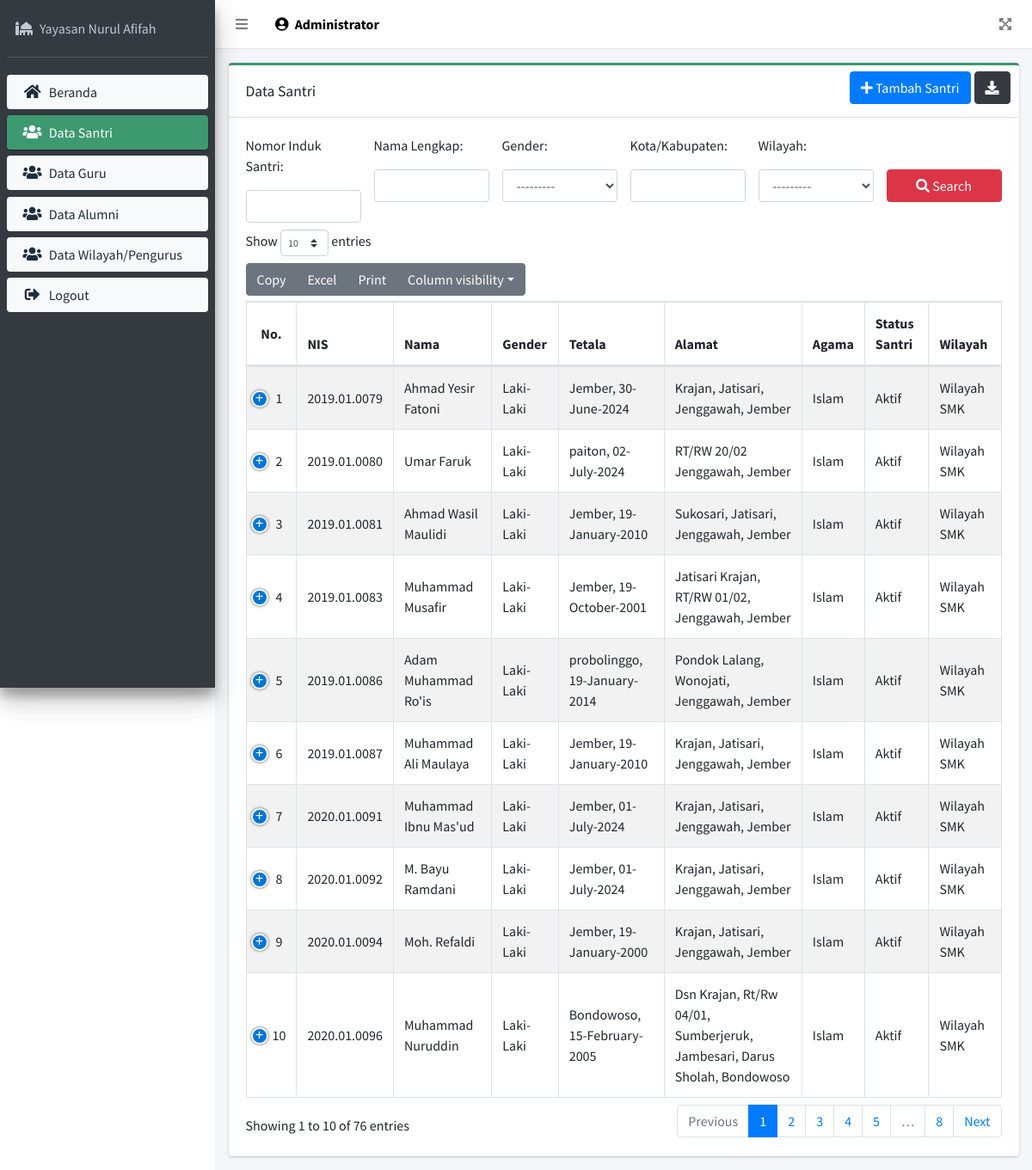
The app's page /data_santri (signed in) with its own data.
### book/models.py (models this page shows, shortened)
class Register(models.Model):
    JENIS_KELAMIN=(
        ('Laki-Laki', 'Laki-Laki'),
        ('Perempuan', 'Perempuan'),
    )
    STATUS_SANTRI=(
        ('Aktif', 'Aktif'),
        ('Lulus', 'Lulus'),
    )
    nis = models.CharField(max_length=200, blank=True, null=True)
    nama_lengkap = models.CharField(max_length=300, blank=True, null=True)
    nama_panggilan = models.CharField(max_length=50, blank=True, null=True)
    gender_santri = models.CharField(max_length=200, blank=True, null=True, choices=JENIS_KELAMIN)
    nik = models.CharField(max_length=250, blank=True, null=True)
    tempat_kelahiran = models.CharField(max_length=100, blank=True, null=True)
    tgl_lahir = models.DateField(auto_now=False, auto_now_add=False, blank=True, null=True)
    alamat = models.CharField(max_length=350, blank=True, null=True)
    agama = models.ForeignKey("Agama", null=True, on_delete=models.SET_NULL)
    anak_ke = models.IntegerField(blank=True, null=True)
    saudara_kandung = models.IntegerField(blank=True, null=True)
    saudara_tiri = models.IntegerField(blank=True, null=True)
    saudara_angkat = models.IntegerField(blank=True, null=True)
    status_anak = models.ForeignKey("Status_Anak", null=True, on_delete=models.SET_NULL)
    bahasa = models.ForeignKey("Bahasa", blank=True, null=True, on_delete=models.SET_NULL)
    tinggi_badan = models.IntegerField(null=True, blank=True)
    berat_badan = models.IntegerField(null=True, blank=True)
    golongan_darah = models.CharField(max_length=50, blank=True, null=True)
    status_santri = models.CharField(max_length=200, blank=True, null=True, choices=STATUS_SANTRI)
    tgl_berhenti = models.DateField(auto_now=False, auto_now_add=False, blank=True, null=True)
    telp = models.CharField(max_length=200, blank=True, null=True)
    wilayah = models.ForeignKey("Wilayah", null=True, on_delete=models.SET_NULL)
    PINDAH_PONDOK=(
        ('Lulus', 'Lulus'),
        ('Mutasi', 'Mutasi'),
    )
    asal_sekolah = models.CharField(max_length=250, blank=True, null=True)
    alamat_sekolah = models.CharField(max_length=250, blank=True, null=True)
    keterangan_sekolah = models.CharField(max_length=50, null=True, blank=True, choices=PINDAH_PONDOK)
    tanggal_mondok = models.DateField(auto_now=False, auto_now_add=False, blank=True, null=True)
    kelas = models.ForeignKey("Kelas", null=True, on_delete=models.SET_NULL)
    masuk_lembaga = models.CharField(max_length=250, blank=True, null=True)
    alamat_lembaga = models.CharField(max_length=250, blank=True, null=True)
    PENDIDIKAN=(
        ('Tidak Sekolah', 'Tidak Sekolah'),
        ('Putus SD', 'Putus SD'),
        ('SD Sederajat', 'SD Sederajat'),
        ('SMP Sederajat', 'SMP Sederajat'),
        ('SMA Sederajat', 'SMA Sederajat'),
        ('Sarjana', 'Sarjana'),
    )
    PENGHASILAN=(
        ('Kurang dari Rp. 1.000.000', 'Kurang dari Rp. 1.000.000'),
        ('Rp. 1.000.000 - Rp. 2.000.000', 'Rp. 1.000.000 - Rp. 2.000.000'),
        ('Lebih dari Rp. 2.000.000', 'Lebih dari Rp. 2.000.000'),
    )
    RIWAYAT=(
        ('Masih Hidup', 'Masih Hidup'),
        ('Meninggal Dunia', 'Meninggal Dunia'),
    )
    ayah = models.CharField(max_length=250, blank=True, null=True)
    tempat_kelahiran_ayah = models.CharField(max_length=100, blank=True, null=True)
    tgl_lahir_ayah = models.DateField(auto_now=False, auto_now_add=False, blank=True, null=True)
    pekerjaan_ayah = models.CharField(max_length=250, blank=True, null=True)
    pendidikan_ayah = models.CharField(max_length=200, blank=True, null=True, choices=PENDIDIKAN)
    penghasilan_ayah = models.CharField(max_length=200, blank=True, null=True, choices=PENGHASILAN)
    riwayat_ayah = models.CharField(max_length=200, blank=True, null=True, choices=RIWAYAT)
    ibu = models.CharField(max_length=250, blank=True, null=True)
    tempat_kelahiran_ibu = models.CharField(max_length=100, blank=True, null=True)
    tgl_lahir_ibu = models.DateField(auto_now=False, auto_now_add=False, blank=True, null=True)
    pekerjaan_ibu = models.CharField(max_length=250, blank=True, null=True)
    pendidikan_ibu = models.CharField(max_length=200, blank=True, null=True, choices=PENDIDIKAN)
    penghasilan_ibu = models.CharField(max_length=200, blank=True, null=True, choices=PENGHASILAN)
    riwayat_ibu = models.CharField(max_length=200, blank=True, null=True, choices=RIWAYAT)
    wali = models.CharField(max_length=250, blank=True, null=True)
    tempat_kelahiran_wali = models.CharField(max_length=100, blank=True, null=True)
    tgl_lahir_wali = models.DateField(auto_now=False, auto_now_add=False, blank=True, null=True)
    pekerjaan_wali = models.CharField(max_length=250, blank=True, null=True)
    pendidikan_wali = models.CharField(max_length=200, blank=True, null=True, choices=PENDIDIKAN)
    penghasilan_wali = models.CharField(max_length=200, blank=True, null=True, choices=PENGHASILAN)
    riwayat_wali = models.CharField(max_length=200, blank=True, null=True, choices=RIWAYAT)
    profile_pic = models.ImageField(default='tanpa.png', blank=True)
    class Meta:
        verbose_name_plural ="Data Santri"

class Agama(models.Model):
    nama = models.CharField(max_length=200, blank=True, null=True)
    def __str__(self):
        return self.nama
    class Meta:
        verbose_name_plural ="Agama"

class Wilayah(models.Model):
    user = models.OneToOneField(User, blank=True, null=True, on_delete=models.CASCADE)
    nama_wilayah = models.CharField(max_length=200, blank=True, null=True)
    nama_kepala = models.CharField(max_length=200, blank=True, null=True)
    def __str__(self):
        return self.nama_wilayah
    class Meta:
        verbose_name_plural ="Daftar Wilayah Yayasan Nurul Afifah"

### book/decorators.py (the view)
        def perubahan_halaman(request, *args, **kwargs):
            group = None
            if request.user.groups.exists():
                group = request.user.groups.all()[0].name
            if group in yang_diizinkan:
                return fungsi_awal(request, *args, **kwargs)
            else:
                return redirect("block_access")

### book/views.py (called while the page is built)
@login_required(login_url='login')
@ijinkan_pengguna(yang_diizinkan=["master"])
def data(request):
    data_santri = Register.objects.filter(status_santri='Aktif')
    filter_data = DataFilter(request.GET, queryset=data_santri)
    data_santri = filter_data.qs
    jeda = {
        "judul": "Daftar Data Santri",
        "menu": "data",
        "d_santri": data_santri,
        "filter": filter_data,
    }
    return render(request, 'halaman/data.html', jeda)

### book/templates/halaman/data.html (shortened to what this page needs)
{% extends 'frame/main.html' %} {% load widget_tweaks %} {% block content %}
<div class="col-12 mt-3">
  <div class="card card-olive card-outline">
    <div class="card-header">
      <h2 class="card-title mt-2">Data Santri</h2>
      <div class="card-tools">
        <ul class="nav nav-pills ml-auto">
          <li class="nav-item mr-1">
            <a href="{% url 'add_data' %}" class="btn btn-block btn-primary"
              ><i class="fas fa-plus"></i> Tambah Santri</a
            >
          </li>
          <li class="nav-item">
            <a
              href="{% url 'output' %}"
              target="_blank"
              class="btn btn-dark mb-2 float-right"
              ><i class="fas fa-download"></i
            ></a>
          </li>
        </ul>
      </div>
    </div>
    <div class="card-body">
      <form method="get">
        <div class="row">
          <div class="col-md-2 mb-2">
            <p>Nomor Induk Santri:</p>
            {{ filter.form.nis|add_class:"form-control" }}
          </div>
          <div class="col-md-2 mb-2">
            <p>Nama Lengkap:</p>
            {{ filter.form.nama_lengkap|add_class:"form-control" }}
          </div>
          <div class="col-md-2 mb-2">
            <p>Gender:</p>
            {{ filter.form.gender_santri|add_class:"form-control" }}
          </div>
          <div class="col-md-2 mb-2">
            <p>Kota/Kabupaten:</p>
            {{ filter.form.tempat_kelahiran|add_class:"form-control"}}
          </div>
          <div class="col-md-2 mb-2">
            <p>Wilayah:</p>
            {{ filter.form.wilayah|add_class:"form-control" }}
          </div>
          <div class="col-md-2 mt-4 mb-2">
            <button class="btn btn-danger btn-block mt-3" type="submit">
              <i class="fas fa-search"></i> Search
            </button>
          </div>
        </div>
      </form>
      <table id="example1" class="table table-bordered table-striped">
        <thead>
          <tr>
            <th class="align-middle text-center">No.</th>
            <th>NIS</th>
            <th>Nama</th>
            <th>Gender</th>
            <th>Tetala</th>
            <th>Alamat</th>
            <th>Agama</th>
            <th>Status Santri</th>
            <th>Wilayah</th>
          </tr>
        </thead>
        <tbody>
          {% for dj in d_santri %}
          <tr>
            <td class="align-middle text-center">{{forloop.counter}}</td>
            <td class="align-middle">{{dj.nis}}</td>
            <td class="align-middle">{{dj.nama_lengkap}}</td>
            <td class="align-middle">{{dj.gender_santri}}</td>
            <td class="align-middle">
              {{dj.tempat_kelahiran}}, {{dj.tgl_lahir|date:'d-F-Y'}}
            </td>
            <td class="align-middle">{{dj.alamat}}</td>
            <td class="align-middle">{{dj.agama}}</td>
            <td class="align-middle">{{dj.status_santri}}</td>
            <td class="align-middle">{{dj.wilayah}}</td>
          </tr>
          {% empty %}
          <tr>
            <td colspan="5" class="text-center">Data Santri Kosong</td>
          </tr>
          {% endfor %}
        </tbody>
      </table>
    </div>
  </div>
</div>
{% endblock content %}

### book/templates/frame/main.html (shortened to what this page needs)
{% load static %}
<!DOCTYPE html>
<html lang="en">
  <head>
    <link
      rel="stylesheet"
      href="{% static 'plugins/fontawesome-free/css/all.min.css' %}"
    />
    <link
      rel="stylesheet"
      href="https://code.ionicframework.com/ionicons/2.0.1/css/ionicons.min.css"
    />
    <link
      rel="stylesheet"
      href="{% static 'plugins/select2/css/select2.min.css' %}"
    />
    <link
      rel="stylesheet"
      href="{% static 'plugins/select2-bootstrap4-theme/select2-bootstrap4.min.css' %}"
    />
    <link
      rel="stylesheet"
      href="{% static 'plugins/datatables-bs4/css/dataTables.bootstrap4.min.css' %}"
    />
    <link
      rel="stylesheet"
      href="{% static 'plugins/datatables-responsive/css/responsive.bootstrap4.min.css' %}"
    />
    <link
      rel="stylesheet"
      href="{% static 'plugins/datatables-buttons/css/buttons.bootstrap4.min.css' %}"
    />
    <link rel="stylesheet" href="{% static 'dist/css/adminlte.min.css' %}" />
  </head>
  <body class="hold-transition layout-fixed">
    <div class="wrapper">
      {% include "frame/topbar.html" %}
      <aside class="main-sidebar sidebar-dark-olive elevation-4">
        {% include "frame/sidebar.html" %}
      </aside>
      <div class="content-wrapper">
        <section class="content">
          <div class="container-fluid">
            <div class="row">
              {% block content %} {% endblock content %}
            </div>
          </div>
        </section>
      </div>
    </div>
  </body>
</html>

### book/templates/frame/topbar.html
<nav class="main-header navbar navbar-expand navbar-white navbar-light">
  <ul class="navbar-nav">
    <li class="nav-item">
      <a class="nav-link" data-widget="pushmenu" href="#" role="button"
        ><i class="fas fa-bars"></i
      ></a>
    </li>
    <li class="nav-item d-none d-sm-inline-block">
      <a class="nav-link" style="color: black">
        <b
          ><i class="fas fa-user-circle mr-1"></i>
          {{request.user.first_name}}</b
        >
      </a>
    </li>
  </ul>
  <ul class="navbar-nav ml-auto">
    <li class="nav-item">
      <a class="nav-link" data-widget="fullscreen" href="#" role="button">
        <i class="fas fa-expand-arrows-alt"></i>
      </a>
    </li>
  </ul>
</nav>

### book/templates/frame/sidebar.html
<div class="sidebar">
    <div class="user-panel mt-3 pb-3 mb-3 d-flex">
      <div class="info">
        <a href="{% url 'beranda' %}" class="d-block">
          <i class="fas fa-solid fa-mosque mr-2"></i>Yayasan Nurul Afifah</a>
      </div>
    </div>
    <nav class="mt-1">
      <ul class="nav nav-pills nav-sidebar flex-column" data-widget="treeview" role="menu" data-accordion="false">
        <li class="nav-item mt-1">
          <a href="{% url 'beranda' %}" class="nav-link {% if menu == 'home' %}active{% else %}bg-light{% endif %}">
            <i class="nav-icon fas fa-home"></i>
            <p>
              Beranda
            </p>
          </a>
        </li>
        <li class="nav-item mt-1">
          <a href="{% url 'data' %}" class="nav-link {% if menu == 'data' %}active{% else %}bg-light{% endif %}">
            <i class="nav-icon fas fa-users"></i>
            <p>
              Data Santri
            </p>
          </a>
        </li>
        <li class="nav-item mt-1">
          <a href="{% url 'dataguru' %}" class="nav-link {% if menu == 'dataguru' %}active{% else %}bg-light{% endif %}">
            <i class="nav-icon fas fa-users"></i>
            <p>
              Data Guru
            </p>
          </a>
        </li>
        <li class="nav-item mt-1">
          <a href="{% url 'alumni' %}" class="nav-link {% if menu == 'alumni' %}active{% else %}bg-light{% endif %}">
            <i class="nav-icon fas fa-users"></i>
            <p>
              Data Alumni
            </p>
          </a>
        </li>
        <li class="nav-item mt-1">
          <a href="{% url 'wilayah' %}" class="nav-link {% if menu == 'wilayah' %}active{% else %}bg-light{% endif %}">
            <i class="nav-icon fas fa-users"></i>
            <p>
              Data Wilayah/Pengurus
            </p>
          </a>
        </li>
        <li class="nav-item mt-1">
          <a href="{% url 'logout' %}" class="nav-link bg-light">
            <i class="nav-icon fas fa-sign-out-alt"></i>
            <p>
              Logout
            </p>
          </a>
        </li>
      </ul>
    </nav>
</div>

### records on screen
Register: nis "2019.01.0079", nama_lengkap "Ahmad Yesir Fatoni", gender_santri "Laki-Laki", tempat_kelahiran "Jember", tgl_lahir "30-June-2024", alamat "Krajan, Jatisari, Jenggawah, Jember", agama "Islam", status_santri "Aktif", wilayah "Wilayah SMK"
Register: nis "2019.01.0080", nama_lengkap "Umar Faruk", gender_santri "Laki-Laki", tempat_kelahiran "paiton", tgl_lahir "02-July-2024", alamat "RT/RW 20/02 Jenggawah, Jember", agama "Islam", status_santri "Aktif", wilayah "Wilayah SMK"
Register: nis "2019.01.0081", nama_lengkap "Ahmad Wasil Maulidi", gender_santri "Laki-Laki", tempat_kelahiran "Jember", tgl_lahir "19-January-2010", alamat "Sukosari, Jatisari, Jenggawah, Jember", agama "Islam", status_santri "Aktif", wilayah "Wilayah SMK"
Register: nis "2019.01.0083", nama_lengkap "Muhammad Musafir", gender_santri "Laki-Laki", tempat_kelahiran "Jember", tgl_lahir "19-October-2001", alamat "Jatisari Krajan, RT/RW 01/02, Jenggawah, Jember", agama "Islam", status_santri "Aktif", wilayah "Wilayah SMK"
Register: nis "2019.01.0086", nama_lengkap "Adam Muhammad Ro'is", gender_santri "Laki-Laki", tempat_kelahiran "probolinggo", tgl_lahir "19-January-2014", alamat "Pondok Lalang, Wonojati, Jenggawah, Jember", agama "Islam", status_santri "Aktif", wilayah "Wilayah SMK"
Register: nis "2019.01.0087", nama_lengkap "Muhammad Ali Maulaya", gender_santri "Laki-Laki", tempat_kelahiran "Jember", tgl_lahir "19-January-2010", alamat "Krajan, Jatisari, Jenggawah, Jember", agama "Islam", status_santri "Aktif", wilayah "Wilayah SMK"
Register: nis "2020.01.0091", nama_lengkap "Muhammad Ibnu Mas'ud", gender_santri "Laki-Laki", tempat_kelahiran "Jember", tgl_lahir "01-July-2024", alamat "Krajan, Jatisari, Jenggawah, Jember", agama "Islam", status_santri "Aktif", wilayah "Wilayah SMK"
Register: nis "2020.01.0092", nama_lengkap "M. Bayu Ramdani", gender_santri "Laki-Laki", tempat_kelahiran "Jember", tgl_lahir "01-July-2024", alamat "Krajan, Jatisari, Jenggawah, Jember", agama "Islam", status_santri "Aktif", wilayah "Wilayah SMK"
Register: nis "2020.01.0094", nama_lengkap "Moh. Refaldi", gender_santri "Laki-Laki", tempat_kelahiran "Jember", tgl_lahir "19-January-2000", alamat "Krajan, Jatisari, Jenggawah, Jember", agama "Islam", status_santri "Aktif", wilayah "Wilayah SMK"
Register: nis "2020.01.0096", nama_lengkap "Muhammad Nuruddin", gender_santri "Laki-Laki", tempat_kelahiran "Bondowoso", tgl_lahir "15-February-2005", alamat "Dsn Krajan, Rt/Rw 04/01, Sumberjeruk, Jambesari, Darus Sholah, Bondowoso", agama "Islam", status_santri "Aktif", wilayah "Wilayah SMK"

### other values on screen
{{ request.user.first_name }} "Administrator"
